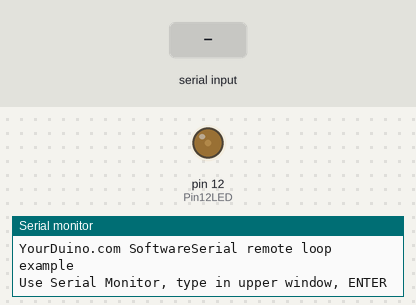
Bench run of a sketch on a simulated Arduino Uno, built with avr-gcc and run on an emulated ATmega328P. Shown: output pins drawn as LEDs (lit = HIGH), the last lines printed to the serial monitor. The inputs (shaded band) are chosen by the test bench. Pins used as bus, display or sensor lines are not drawn.

Above: at 1.24 s.
1.3 s: "1" received over the second serial link
At 2.65 s:
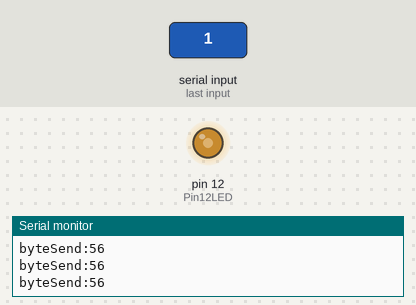
Timing chart, 0 to 10.3 s (numbered marks = the images above; inputs shaded):
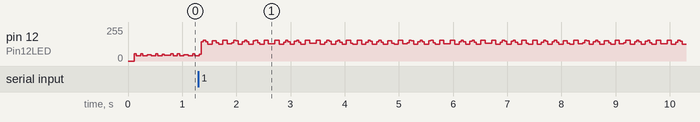

The sketch:

rs485master-n3.ino
```cpp
#include <SoftwareSerial.h>

#define SSerialRX 0  //Serial Receive pin
#define SSerialTX 1  //Serial Transmit pin

#define SSerialTxControl 3   //RS485 Direction control

#define RS485Transmit HIGH
#define RS485Receive LOW

#define Pin12LED 12


SoftwareSerial RS485Serial(SSerialRX, SSerialTX); // RX, TX


int byteReceived;
int byteSend;

void setup()   /****** SETUP: RUNS ONCE ******/
{
  // Start the built-in serial port, probably to Serial Monitor
  Serial.begin(9600);
  Serial.println("YourDuino.com SoftwareSerial remote loop example");
  Serial.println("Use Serial Monitor, type in upper window, ENTER");

  pinMode(Pin12LED, OUTPUT);
  pinMode(SSerialTxControl, OUTPUT);

  digitalWrite(SSerialTxControl, RS485Receive);  // Init Transceiver

  // Start the software serial port, to another device
  RS485Serial.begin(4800);   // set the data rate

}//--(end setup )---


void loop()   /****** LOOP: RUNS CONSTANTLY ******/
{
  digitalWrite(Pin12LED, HIGH);  // Show activity

    byteSend = 56;
    digitalWrite(SSerialTxControl, RS485Transmit);  // Enable RS485 Transmit
    RS485Serial.write(byteSend);          // Send byte to Remote Arduino
    digitalWrite(Pin12LED, LOW);  // Show activity
    delay(10);
    digitalWrite(SSerialTxControl, RS485Receive);  // Disable RS485 Transmit

  if (RS485Serial.available())  //Look for data from other Arduino
   {
    digitalWrite(Pin12LED, HIGH);  // Show activity
    Serial.print("byteSend:");
    Serial.print(byteSend);
    Serial.println();
    delay(10);
    digitalWrite(Pin12LED, LOW);  // Show activity
   }

}
```
